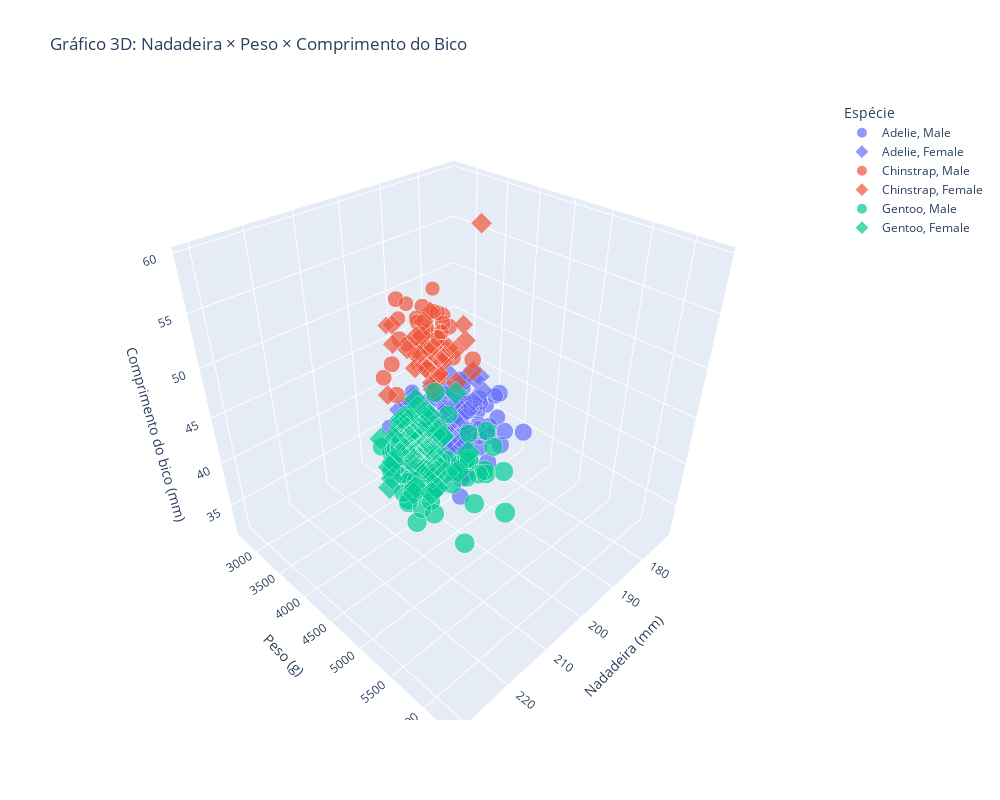

The code cell stored with this chart in its notebook:
### Markdown cell above
#### O gráfico 3D interativo permite visualizar simultaneamente três medidas corporais dos pinguins.
Observa-se que os Gentoo tendem a ter nadadeiras maiores, pesos mais altos e bicos mais longos, diferenciando-se claramente de Adelie e Chinstrap.
O uso de cores e símbolos facilita a identificação de diferenças entre espécies e sexo, enquanto o tamanho dos pontos evidencia variações no peso.
Essa visualização auxilia na análise de dimorfismo sexual, padrões de crescimento e classificação de espécies.

### Code cell
import plotly.express as px
import seaborn as sns

# Carregar dataset
penguins = sns.load_dataset("penguins")
penguins = penguins.dropna(subset=['flipper_length_mm', 'body_mass_g', 'bill_length_mm', 'species', 'sex'])

# Gráfico 3D interativo
fig = px.scatter_3d(
    penguins,
    x="flipper_length_mm",
    y="body_mass_g",
    z="bill_length_mm",
    color="species",
    symbol="sex",
    size="body_mass_g",
    title="Gráfico 3D: Nadadeira × Peso × Comprimento do Bico",
    labels={
        "flipper_length_mm": "Nadadeira (mm)",
        "body_mass_g": "Peso (g)",
        "bill_length_mm": "Comprimento do bico (mm)"
    }
)

# Aumentar tamanho do gráfico
fig.update_layout(
    width=1000,
    height=800,
    scene=dict(
        xaxis_title='Nadadeira (mm)',
        yaxis_title='Peso (g)',
        zaxis_title='Comprimento do bico (mm)'
    ),
    legend_title='Espécie'
)

fig.show()
